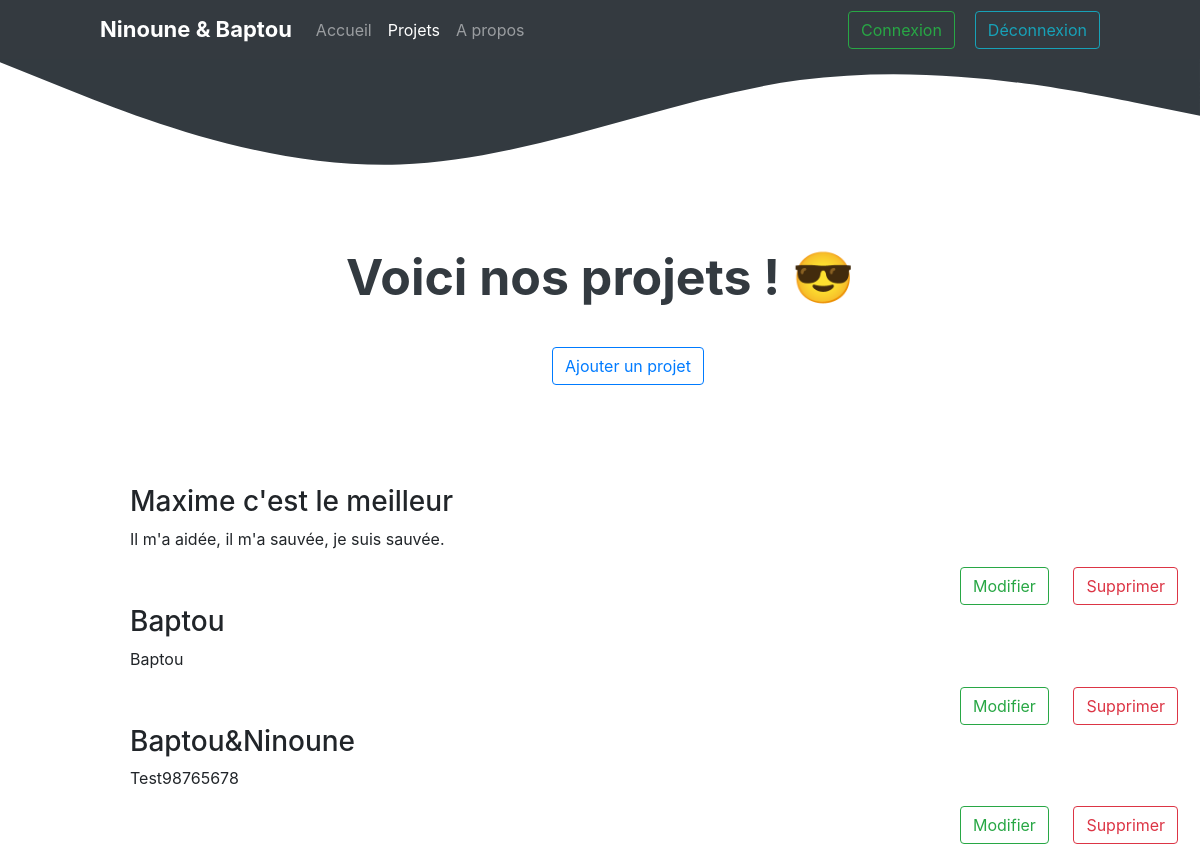
The app's page /works.php, older data.
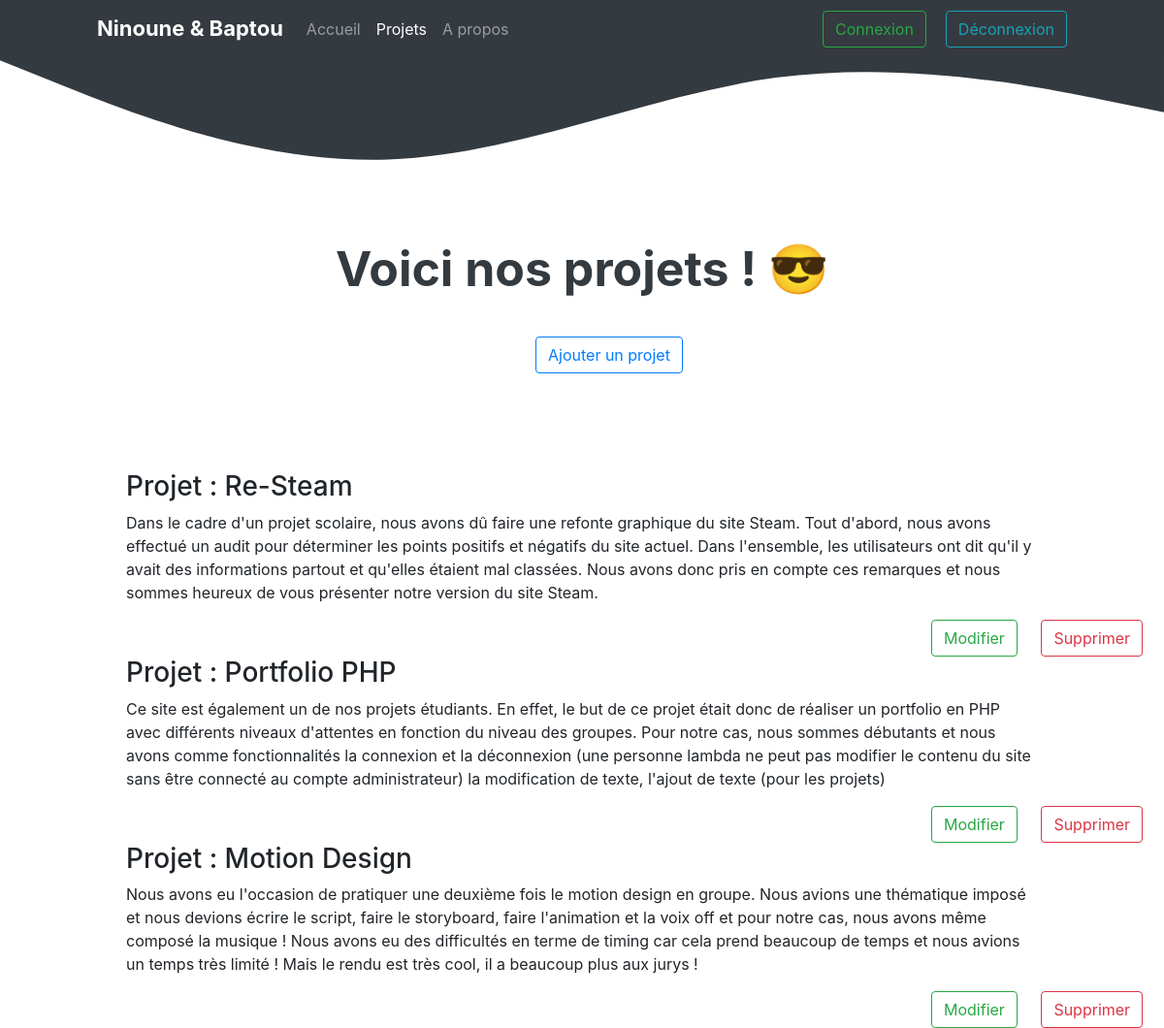
The same page, newer data.
### tables this page shows
CREATE TABLE `WORKS` (
  `id` int(11) NOT NULL,
  `titre` varchar(256) NOT NULL,
  `description` varchar(10000) NOT NULL
);

### PHP/code.php (called while the page is built, shortened)
<?php
	require('database.php');
	class Works{
		function get_works(){
			global $db;
			$request = "SELECT * FROM WORKS";
			$result = $db->query($request);
			$user = $result->fetchAll();
			return($user);
		}
	}
?>

### works.php (the view, shortened to what this page needs)
<!DOCTYPE html>
<?php
include_once("php/code.php");
$work = new Works;
?>
<html>
<head>
	<link rel="stylesheet" href="https://stackpath.bootstrapcdn.com/bootstrap/4.4.1/css/bootstrap.min.css">
  <link rel="stylesheet" type="text/css" href="style.css">
</head>
<body>
	<nav class="modifnavbar navbar navbar-expand-lg navbar navbar-dark bg-dark">
<a class="navbar-brand" style="font-weight: bold; font-size: 22px;" href="index.php">Ninoune & Baptou</a>
<div class="collapse navbar-collapse" id="navbarSupportedContent">
<ul class="navbar-nav mr-auto">
<li class="nav-item">
	<a class="nav-link" href="index.php">Accueil</a>
</li>
<li class="nav-item active">
	<a class="nav-link" href="works.php">Projets</a>
</li>
<li class="nav-item">
	<a class="nav-link" href="#">A propos</a>
</li>
</ul>
<form class="form-inline my-2 my-lg-0">
<a href="login.php" class="btn btn-outline-success" role="button" aria-pressed="true">Connexion</a>
<a href="disconnected.php" class="btndeco btn btn-outline-info" role="button" aria-pressed="true">Déconnexion</a>
</form>
</div>
</nav>
<svg class="modifvague" xmlns="http://www.w3.org/2000/svg" viewBox="0 0 1440 250"><path fill="#333a40" fill-opacity="1" d="M0,64L80,96C160,128,320,192,480,186.7C640,181,800,107,960,85.3C1120,64,1280,96,1360,112L1440,128L1440,0L1360,0C1280,0,1120,0,960,0C800,0,640,0,480,0C320,0,160,0,80,0L0,0Z"></path></svg>
	<h1 class="works-titre1">Voici nos projets ! 😎</h1>
		<a class="btnajouter btn btn-outline-primary" href="create_work.php">Ajouter un projet</a>
    <?php
        $allworks = $work->get_works();
        foreach($allworks as $w)
        {
            ?>
			<div class="lesprojets">
			<h3><?= $w["titre"]; ?></h3>
            <p> <?= $w["description"];?> </p>
			</div>
			<div class="placement-btn">
            <a class="btn btn-outline-success" href="edit_work.php?id=<?php echo($w["id"])?>">Modifier</a>
            <a class="btnsupp btn btn-outline-danger" href="delete_work.php?id=<?php echo($w["id"])?>">Supprimer</a>
			</div>
            <?php
        }
    ?>
</body>
</html>

### style.css (style rules this page uses)
* { margin: 0; padding: 0; }
.btndeco { margin-left: 20px; }
.modifnavbar { padding-left: 100px; padding-right: 100px; }
.modifvague { margin-top: -50px; }
.works-titre1 { margin-top: 30px; text-align: center; font-weight: bold; font-size: 50px; color: #333a40; margin-bottom: 40px; }
.lesprojets { margin-left: 130px; margin-right: 130px; }
.placement-btn { margin-left: 80%; }
.btnsupp { margin-left: 20px; }
.btnajouter { margin-left: 46%; margin-bottom: 100px; }

Row changes from the older to the newer data that the page shows:
removed works: titre "Maxime c'est le meilleur", description "Il m'a aidée, il m'a sauvée, je suis sauvée."
removed works: titre "Baptou", description "Baptou"
removed works: titre "Baptou&Ninoune", description "Test98765678"
added works: titre "Projet : Re-Steam", description "Dans le cadre d'un projet scolaire, nous avons dû faire une refonte graphique du site Steam. Tout d'abord, nous avons effectué un audit pour déterminer les points positifs et négatifs du site actuel. Dans l'ensemble, les utilisateurs ont dit qu'il y avait des informations partout et qu'elles étaient mal classées. Nous avons donc pris en compte ces remarques et nous sommes heureux de vous présenter notre version du site Steam."
added works: titre "Projet : Portfolio PHP", description "Ce site est également un de nos projets étudiants. En effet, le but de ce projet était donc de réaliser un portfolio en PHP avec différents niveaux d'attentes en fonction du niveau des groupes. Pour notre cas, nous sommes débutants et nous avons comme fonctionnalités la connexion et la déconnexion (une personne lambda ne peut pas modifier le contenu du site sans être connecté au compte administrateur) la modification de texte, l'ajout de texte (pour les projets)"
added works: titre "Projet : Motion Design", description "Nous avons eu l'occasion de pratiquer une deuxième fois le motion design en groupe. Nous avions une thématique imposé et nous devions écrire le script, faire le storyboard, faire l'animation et la voix off et pour notre cas, nous avons même composé la musique ! Nous avons eu des difficultés en terme de timing car cela prend beaucoup de temps et nous avions un temps très limité ! Mais le rendu est très cool, il a beaucoup plus aux jurys !"
